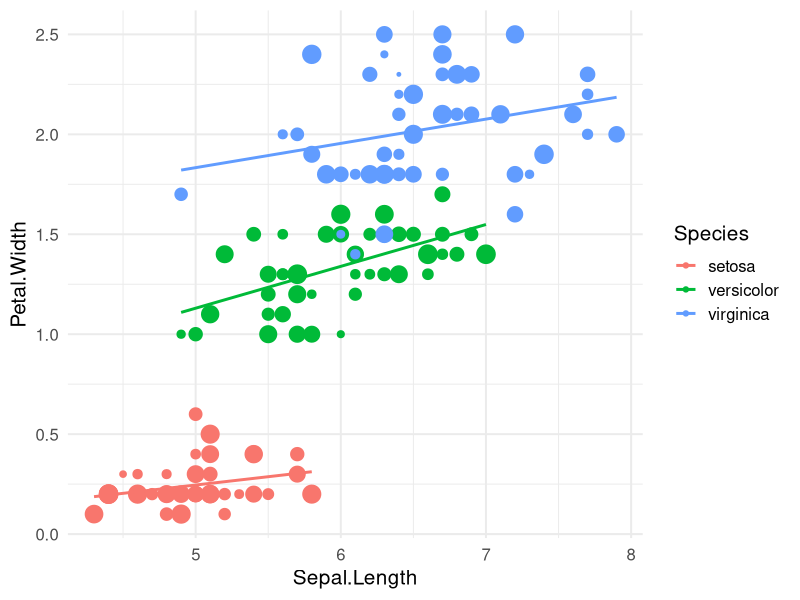
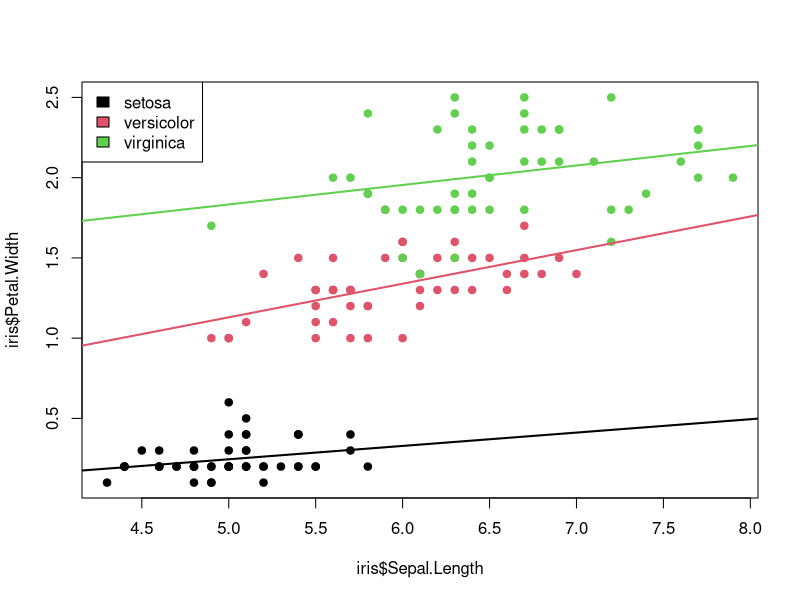

Reproduce these figures in R, in order. (Note: this script raises an error after producing the figures.)
## ---- chunk 1
#| label: setup
knitr::opts_chunk$set(echo = TRUE,
                      dev = "svg",
                      fig.align = "center")

library(kableExtra)
## ---- chunk 2
#| echo: false
knitr::include_url("https://cran.r-project.org/web/packages/")
## ---- chunk 3
#| echo: false
#| output: asis
#| tbl-cap: "Source: [https://pypl.github.io/PYPL.html](https://pypl.github.io/PYPL.html)"
rpop <- data.frame(
  stringsAsFactors = FALSE,
       check.names = FALSE,
              Rank = c(1L, 2L, 3L, 4L, 5L, 6L, 7L, 8L, 9L, 10L, 11L),
          Language = c("Python","Java","JavaScript",
                       "C#","C/C++","PHP","R","TypeScript","Swift",
                       "Objective-C","Rust"),
             Share = c("28.04%","15.78%","9.27%",
                       "6.77%","6.59%","5.01%","4.35%","3.09%","2.54%",
                       "2.15%","2.14%"),
    `1-year.trend` = c("0.30%","-1.30%","-0.20%",
                       "-0.20%","0.40%","-0.40%","0.00%","0.30%","0.50%",
                       "0.10%","0.50%")
)

rpop |> 
    kable(format = "html") |> 
    kable_styling(font_size = 25)
## ---- chunk 4
head(mtcars)
str(mtcars)
## ---- chunk 5
ncols <- ncol(mtcars)
means <- medians <- mins <- maxs <- rep(0, ncols)

for(i in 1:ncols){
  means[i] <- mean(mtcars[[i]])
  medians[i] <- mean(mtcars[[i]])
  mins[i] <- mean(mtcars[[i]])
  maxs[i] <- mean(mtcars[[i]])
}

results <- data.frame(means, medians, mins, maxs)
results$col <- names(mtcars)

results
## ---- chunk 6
summ <- function(x){
  data.frame(means = mean(x), medians = median(x), mins = min(x), maxs = max(x))
}
ncols <- ncol(mtcars)
dfs <- vector(mode = "list", length = ncols)

for(i in 1:ncols){
  dfs[[i]] <- summ(mtcars[[i]])
}

results <- do.call(rbind, dfs)
results
## ---- chunk 7
results <- lapply(mtcars, summ)
results <- do.call(rbind, results)
results
## ---- chunk 8
#| echo: false
library(tidyverse)
iris |>
  mutate(wi = runif(n())) |>
  ggplot(aes(x = Sepal.Length, y = Petal.Width, color = Species)) +
  geom_point(aes(size = wi)) +
  geom_smooth(method = "lm", se = FALSE) +
  guides(size = "none") +
  theme_minimal(15)
## ---- chunk 9
#| echo: false
iris_l <- split(iris, iris$Species)
lms <- lapply(iris_l, function(x) lm(Petal.Width ~ Sepal.Length, data = x))

plot(iris$Sepal.Length, iris$Petal.Width, col = as.numeric(iris$Species), pch = 19)
abline(lms[[1]], col = 1, lwd = 2)
abline(lms[[2]], col = 2, lwd = 2)
abline(lms[[3]], col = 3, lwd = 2)
legend("topleft", legend = levels(iris$Species), fill = 1:3)
## ---- chunk 10
#| fig-align: center
#| echo: false
knitr::include_graphics("img/git-test.png")
